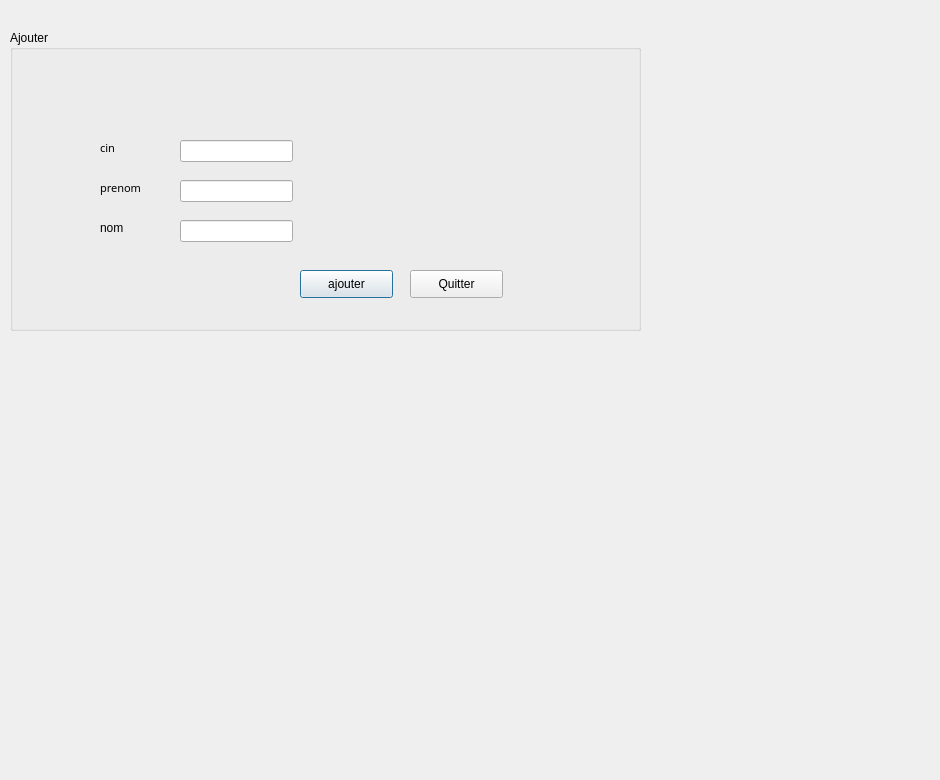
      <widget class="QWidget" name="tab_2">
       <attribute name="title">
        <string>ADD</string>
       </attribute>
       <widget class="QGroupBox" name="groupBox">
        <property name="geometry">
         <rect>
          <x>10</x>
          <y>30</y>
          <width>631</width>
          <height>301</height>
         </rect>
        </property>
        <property name="title">
         <string>Ajouter</string>
        </property>
        <widget class="QLabel" name="label">
         <property name="geometry">
          <rect>
           <x>90</x>
           <y>110</y>
           <width>56</width>
           <height>16</height>
          </rect>
         </property>
         <property name="font">
          <font>
           <family>Segoe Print</family>
           <pointsize>8</pointsize>
           <weight>50</weight>
           <italic>false</italic>
           <bold>false</bold>
          </font>
         </property>
         <property name="text">
          <string>cin</string>
         </property>
        </widget>
        <widget class="QLabel" name="label_2">
         <property name="geometry">
          <rect>
           <x>90</x>
           <y>150</y>
           <width>56</width>
           <height>16</height>
          </rect>
         </property>
         <property name="font">
          <font>
           <family>Segoe Print</family>
           <pointsize>8</pointsize>
           <weight>50</weight>
           <italic>false</italic>
           <bold>false</bold>
          </font>
         </property>
         <property name="text">
          <string>prenom</string>
         </property>
         <property name="wordWrap">
          <bool>false</bool>
         </property>
        </widget>
        <widget class="QLabel" name="label_3">
         <property name="geometry">
          <rect>
           <x>90</x>
           <y>190</y>
           <width>56</width>
           <height>16</height>
          </rect>
         </property>
         <property name="text">
          <string>nom</string>
         </property>
        </widget>
        <widget class="QLineEdit" name="lineEditCinperso">
         <property name="geometry">
          <rect>
           <x>170</x>
           <y>110</y>
           <width>113</width>
           <height>22</height>
          </rect>
         </property>
         <property name="maxLength">
          <number>8</number>
         </property>
        </widget>
        <widget class="QLineEdit" name="lineEdit_prenperso">
         <property name="geometry">
          <rect>
           <x>170</x>
           <y>150</y>
           <width>113</width>
           <height>22</height>
          </rect>
         </property>
        </widget>
        <widget class="QLineEdit" name="lineEdit_nomperso">
         <property name="geometry">
          <rect>
           <x>170</x>
           <y>190</y>
           <width>113</width>
           <height>22</height>
          </rect>
         </property>
        </widget>
        <widget class="QPushButton" name="ajouterperso">
         <property name="geometry">
          <rect>
           <x>290</x>
           <y>240</y>
           <width>93</width>
           <height>28</height>
          </rect>
         </property>
         <property name="styleSheet">
          <string notr="true"/>
         </property>
         <property name="text">
          <string>ajouter</string>
         </property>
         <property name="default">
          <bool>true</bool>
         </property>
         <property name="flat">
          <bool>false</bool>
         </property>
        </widget>
        <widget class="QPushButton" name="quitter_ajoutperso">
         <property name="geometry">
          <rect>
           <x>400</x>
           <y>240</y>
           <width>93</width>
           <height>28</height>
          </rect>
         </property>
         <property name="text">
          <string>Quitter</string>
         </property>
        </widget>
       </widget>
       <widget class="QLabel" name="label_15">
        <property name="geometry">
         <rect>
          <x>-14</x>
          <y>-6</y>
          <width>741</width>
          <height>411</height>
         </rect>
        </property>
        <property name="text">
         <string/>
        </property>
        <property name="pixmap">
         <pixmap>../../../Desktop/minimalism-colorful-beehive-patterns-texture-wallpaper-preview.jpg</pixmap>
        </property>
       </widget>
       <widget class="QLabel" name="label_9">
        <property name="enabled">
         <bool>true</bool>
        </property>
        <property name="geometry">
         <rect>
          <x>-210</x>
          <y>320</y>
          <width>931</width>
          <height>451</height>
         </rect>
        </property>
        <property name="autoFillBackground">
         <bool>false</bool>
        </property>
        <property name="text">
         <string/>
        </property>
        <property name="pixmap">
         <pixmap>../../../Desktop/272913746_990774311522570_960516843833593149_n.jpg</pixmap>
        </property>
       </widget>
       <zorder>label_15</zorder>
       <zorder>label_9</zorder>
       <zorder>groupBox</zorder>
      </widget>
